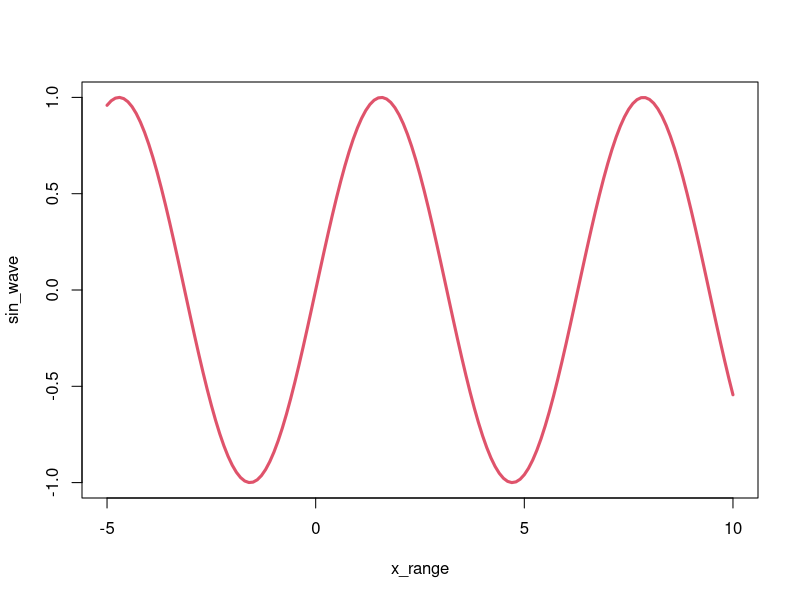

Write the R code that produced this figure.
## ---- chunk 1
knitr::opts_chunk$set(echo = TRUE)
## ---- chunk 2
n <- 10:49
length(n)
n + 1 
m <- seq(10,1)
n - m
## ---- chunk 3
x_range <- seq(-5,10, by = 0.1)
sin_wave <- sin(x_range)
plot(x_range, sin_wave, type = "l", col = 2, lwd = 3)

## ---- chunk 4
first_nums <- 40:50
next_nums <- seq(51,60)
combined <- c(first_nums, next_nums)
c(combined)[7]
c(combined)[5:8]
first_three_last_three <- c(combined)[c(1:3,19:21)]


## ---- chunk 5
dice_roll <- function(rolls) {
  rolls <- 1:6
  sample(rolls, 1, replace = T)
}

dice_roll()

## ---- chunk 6


## ---- chunk 7
# Your one-roll function goes here

## ---- chunk 8


## ---- chunk 9
# Your "cheating" function goes here
